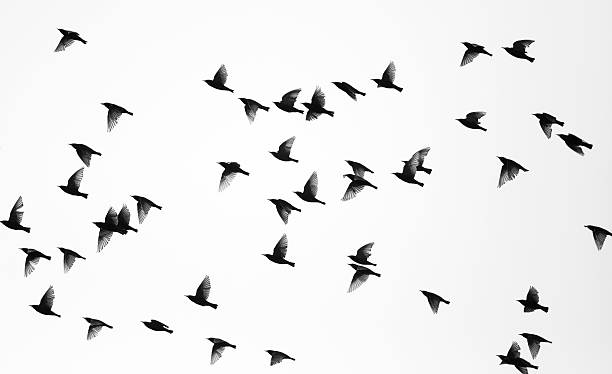
#> input picture opencv/kuslar.jpg, 612 x 374 px
$ python kontur.py
#> lines starting #> are read from the running program, lines starting #| are printed output that depends on the picture; after the words box and inside, x2 and y2 are one past the last pixel; in counts of white or black regions, pixels touching at a corner belong together
import cv2

img=cv2.imread("kuslar.jpg")
#> img is the input picture: shape (374, 612, 3); min 0, max 255, mean 236.2
img_gray=cv2.cvtColor(img,cv2.COLOR_BGR2GRAY)
ret,thresh=cv2.threshold(img_gray,127,255,cv2.THRESH_BINARY_INV) #nesneleri beyaza döndürdük
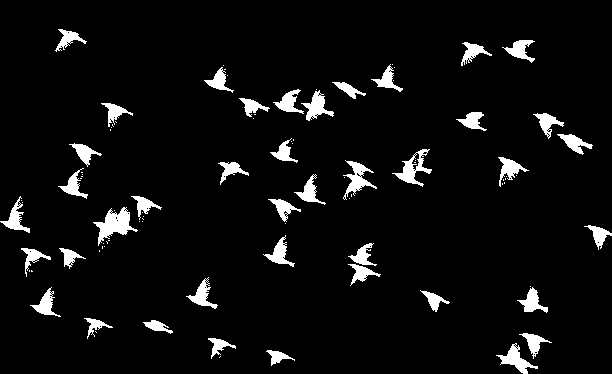
#> thresh: shape (374, 612); 5.5% white; 92 white regions (51 under 20 px)
contours,hierarchy=cv2.findContours(thresh,cv2.RETR_TREE,cv2.CHAIN_APPROX_SIMPLE) #beyaza dönen nenlerinin sınırlarını buldu
#> contours = 210 contours, 168 with area under 20; largest, box (x1, y1, x2, y2) and area: (93, 207, 138, 246) 636, (392, 149, 432, 187) 492, (343, 160, 377, 200) 404, (496, 343, 538, 374) 384, (301, 90, 334, 121) 362
for cnt in contours:
    if cv2.contourArea(cnt)>100: #beyaza dönen nenenin alanı 100 den büyükse
       #cv2.drawContours(img,cnt,-1,(0,255,0),1)
       x1,y1,w,h=cv2.boundingRect(cnt)  #kontrları bularak sınırları döndürür
       cv2.imshow("r",cv2.rectangle(img,(x1,y1),(x1+w,y1+h),(0,255,0),2)) #belirlenen alanı dikdörtgen çizdi sol üst köşesi
#> this loop made 210 passes
#> (x1, y1, w, h) on passes 2, 3, 9, 10, 14, 15, 17, 18, 19, 26, 37, 41: (266, 350, 29, 16), (496, 343, 42, 31), (208, 338, 28, 21), (519, 333, 33, 26), (143, 320, 30, 14), (84, 318, 29, 21), (420, 290, 30, 22), (517, 287, 31, 26), (30, 287, 31, 30), (186, 277, 32, 32), (348, 264, 33, 22), (59, 248, 27, 21)
#> cnt on passes 1, 4, 5, 6, 7, 8: [[220, 356], [219, 357]], [[516, 348], [517, 347], [518, 348], [517, 349]], [[515, 347], [516, 346], [517, 347], [516, 348]], [[514, 346], [515, 345], [516, 346], [515, 347]], [[513, 345], [514, 344], [515, 345], [514, 346]], [[514, 344], [515, 343], [516, 344], [515, 345]]
#> pass 2, `cv2.imshow("r",cv2.rectangle(img,(x1,y1),(x1+w,y1+h),(0,255,0),2))`:
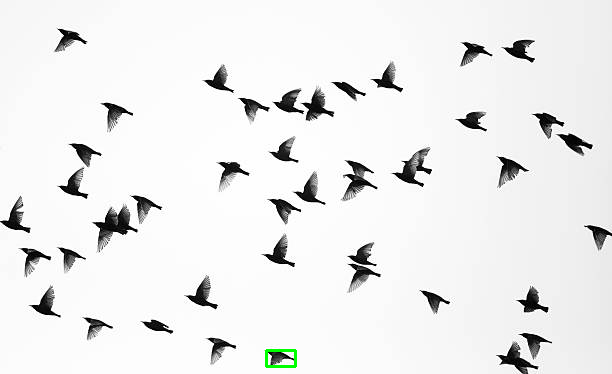
#> window 'r': shape (374, 612, 3); mean B, G, R 236, 236.3, 236
#> after the loop:
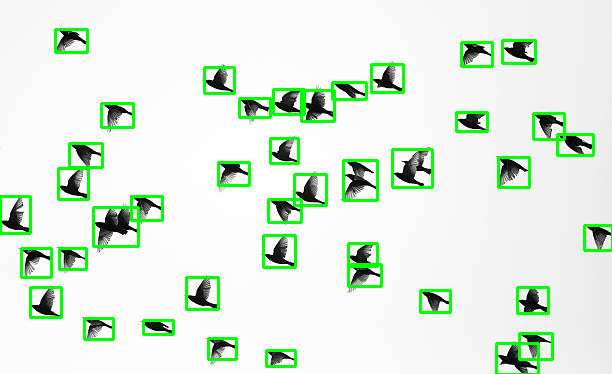
#> img: shape (374, 612, 3); 5.97% of pixels changed, all inside (x1, y1, x2, y2) = (0, 28, 612, 374)
                                                                                   #ve sağ alt köşesini belirledik

cv2.imshow("img__gray",img_gray)
cv2.imshow("thresh",thresh)
cv2.waitKey(0)
cv2.destroyAllWindows()
